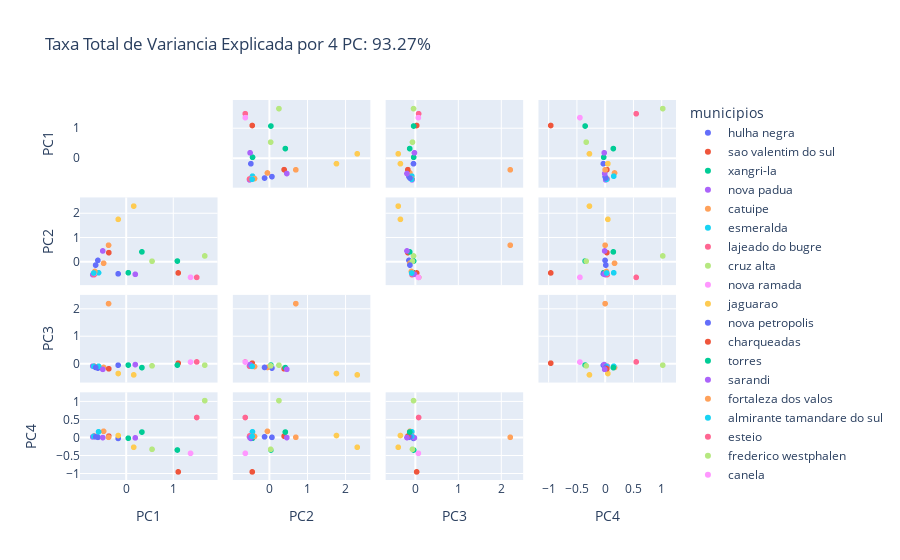

This figure's notebook cell:
### Code cell
total_var = pca.explained_variance_ratio_.sum() * 100

fig = px.scatter_matrix(
    df_pca,
    title=f'Taxa Total de Variancia Explicada por 4 PC: {total_var:.2f}%',
    dimensions=df_pca.columns,
    color=df_pca.index,
)
fig.update_traces(diagonal_visible=False)
fig.show()

""" Foi utilizado a biblioteca Plotly para a visualização dos dados. Documentação do gráfico PCA: https://plotly.com/python/pca-visualization/"""

### Figure 1 — Plotly figure (JSON) as saved in the notebook; plotly's stock layout.template omitted (floating-point values rounded to 4 significant figures)
{"data": [{"diagonal": {"visible": false}, "dimensions": [{"axis": {"matches": true}, "label": "PC1", "values": [-0.6016]}, {"axis": {"matches": true}, "label": "PC2", "values": [0.07544]}, {"axis": {"matches": true}, "label": "PC3", "values": [-0.1458]}, {"axis": {"matches": true}, "label": "PC4", "values": [0.006247]}], "hovertemplate": "municipios=hulha negra<br>%{xaxis.title.text}=%{x}<br>%{yaxis.title.text}=%{y}<extra></extra>", "legendgroup": "hulha negra", "marker": {"color": "#636efa", "symbol": "circle"}, "name": "hulha negra", "showlegend": true, "type": "splom"}, {"diagonal": {"visible": false}, "dimensions": [{"axis": {"matches": true}, "label": "PC1", "values": [-0.6823]}, {"axis": {"matches": true}, "label": "PC2", "values": [-0.5123]}, {"axis": {"matches": true}, "label": "PC3", "values": [-0.07223]}, {"axis": {"matches": true}, "label": "PC4", "values": [0.0197]}], "hovertemplate": "municipios=sao valentim do sul<br>%{xaxis.title.text}=%{x}<br>%{yaxis.title.text}=%{y}<extra></extra>", "legendgroup": "sao valentim do sul", "marker": {"color": "#EF553B", "symbol": "circle"}, "name": "sao valentim do sul", "showlegend": true, "type": "splom"}, {"diagonal": {"visible": false}, "dimensions": [{"axis": {"matches": true}, "label": "PC1", "values": [0.0444]}, {"axis": {"matches": true}, "label": "PC2", "values": [-0.4341]}, {"axis": {"matches": true}, "label": "PC3", "values": [-0.03556]}, {"axis": {"matches": true}, "label": "PC4", "values": [-0.01799]}], "hovertemplate": "municipios=xangri-la<br>%{xaxis.title.text}=%{x}<br>%{yaxis.title.text}=%{y}<extra></extra>", "legendgroup": "xangri-la", "marker": {"color": "#00cc96", "symbol": "circle"}, "name": "xangri-la", "showlegend": true, "type": "splom"}, {"diagonal": {"visible": false}, "dimensions": [{"axis": {"matches": true}, "label": "PC1", "values": [-0.7104]}, {"axis": {"matches": true}, "label": "PC2", "values": [-0.5124]}, {"axis": {"matches": true}, "label": "PC3", "values": [-0.07366]}, {"axis": {"matches": true}, "label": "PC4", "values": [0.01782]}], "hovertemplate": "municipios=nova padua<br>%{xaxis.title.text}=%{x}<br>%{yaxis.title.text}=%{y}<extra></extra>", "legendgroup": "nova padua", "marker": {"color": "#ab63fa", "symbol": "circle"}, "name": "nova padua", "showlegend": true, "type": "splom"}, {"diagonal": {"visible": false}, "dimensions": [{"axis": {"matches": true}, "label": "PC1", "values": [-0.4794]}, {"axis": {"matches": true}, "label": "PC2", "values": [-0.04258]}, {"axis": {"matches": true}, "label": "PC3", "values": [-0.1229]}, {"axis": {"matches": true}, "label": "PC4", "values": [0.1738]}], "hovertemplate": "municipios=catuipe<br>%{xaxis.title.text}=%{x}<br>%{yaxis.title.text}=%{y}<extra></extra>", "legendgroup": "catuipe", "marker": {"color": "#FFA15A", "symbol": "circle"}, "name": "catuipe", "showlegend": true, "type": "splom"}, {"diagonal": {"visible": false}, "dimensions": [{"axis": {"matches": true}, "label": "PC1", "values": [-0.5868]}, {"axis": {"matches": true}, "label": "PC2", "values": [-0.4362]}, {"axis": {"matches": true}, "label": "PC3", "values": [-0.07795]}, {"axis": {"matches": true}, "label": "PC4", "values": [0.1597]}], "hovertemplate": "municipios=esmeralda<br>%{xaxis.title.text}=%{x}<br>%{yaxis.title.text}=%{y}<extra></extra>", "legendgroup": "esmeralda", "marker": {"color": "#19d3f3", "symbol": "circle"}, "name": "esmeralda", "showlegend": true, "type": "splom"}, {"diagonal": {"visible": false}, "dimensions": [{"axis": {"matches": true}, "label": "PC1", "values": [-0.6814]}, {"axis": {"matches": true}, "label": "PC2", "values": [-0.5094]}, {"axis": {"matches": true}, "label": "PC3", "values": [-0.0732]}, {"axis": {"matches": true}, "label": "PC4", "values": [0.04561]}], "hovertemplate": "municipios=lajeado do bugre<br>%{xaxis.title.text}=%{x}<br>%{yaxis.title.text}=%{y}<extra></extra>", "legendgroup": "lajeado do bugre", "marker": {"color": "#FF6692", "symbol": "circle"}, "name": "lajeado do bugre", "showlegend": true, "type": "splom"}, {"diagonal": {"visible": false}, "dimensions": [{"axis": {"matches": true}, "label": "PC1", "values": [1.669]}, {"axis": {"matches": true}, "label": "PC2", "values": [0.2595]}, {"axis": {"matches": true}, "label": "PC3", "values": [-0.03873]}, {"axis": {"matches": true}, "label": "PC4", "values": [1.027]}], "hovertemplate": "municipios=cruz alta<br>%{xaxis.title.text}=%{x}<br>%{yaxis.title.text}=%{y}<extra></extra>", "legendgroup": "cruz alta", "marker": {"color": "#B6E880", "symbol": "circle"}, "name": "cruz alta", "showlegend": true, "type": "splom"}, {"diagonal": {"visible": false}, "dimensions": [{"axis": {"matches": true}, "label": "PC1", "values": [-0.6808]}, {"axis": {"matches": true}, "label": "PC2", "values": [-0.444]}, {"axis": {"matches": true}, "label": "PC3", "values": [-0.08191]}, {"axis": {"matches": true}, "label": "PC4", "values": [0.03993]}], "hovertemplate": "municipios=nova ramada<br>%{xaxis.title.text}=%{x}<br>%{yaxis.title.text}=%{y}<extra></extra>", "legendgroup": "nova ramada", "marker": {"color": "#FF97FF", "symbol": "circle"}, "name": "nova ramada", "showlegend": true, "type": "splom"}, {"diagonal": {"visible": false}, "dimensions": [{"axis": {"matches": true}, "label": "PC1", "values": [0.1598]}, {"axis": {"matches": true}, "label": "PC2", "values": [2.316]}, {"axis": {"matches": true}, "label": "PC3", "values": [-0.3941]}, {"axis": {"matches": true}, "label": "PC4", "values": [-0.2698]}], "hovertemplate": "municipios=jaguarao<br>%{xaxis.title.text}=%{x}<br>%{yaxis.title.text}=%{y}<extra></extra>", "legendgroup": "jaguarao", "marker": {"color": "#FECB52", "symbol": "circle"}, "name": "jaguarao", "showlegend": true, "type": "splom"}, {"diagonal": {"visible": false}, "dimensions": [{"axis": {"matches": true}, "label": "PC1", "values": [-0.1705]}, {"axis": {"matches": true}, "label": "PC2", "values": [-0.4777]}, {"axis": {"matches": true}, "label": "PC3", "values": [-0.03931]}, {"axis": {"matches": true}, "label": "PC4", "values": [-0.02381]}], "hovertemplate": "municipios=nova petropolis<br>%{xaxis.title.text}=%{x}<br>%{yaxis.title.text}=%{y}<extra></extra>", "legendgroup": "nova petropolis", "marker": {"color": "#636efa", "symbol": "circle"}, "name": "nova petropolis", "showlegend": true, "type": "splom"}, {"diagonal": {"visible": false}, "dimensions": [{"axis": {"matches": true}, "label": "PC1", "values": [1.106]}, {"axis": {"matches": true}, "label": "PC2", "values": [-0.4419]}, {"axis": {"matches": true}, "label": "PC3", "values": [0.03415]}, {"axis": {"matches": true}, "label": "PC4", "values": [-0.9543]}], "hovertemplate": "municipios=charqueadas<br>%{xaxis.title.text}=%{x}<br>%{yaxis.title.text}=%{y}<extra></extra>", "legendgroup": "charqueadas", "marker": {"color": "#EF553B", "symbol": "circle"}, "name": "charqueadas", "showlegend": true, "type": "splom"}, {"diagonal": {"visible": false}, "dimensions": [{"axis": {"matches": true}, "label": "PC1", "values": [1.088]}, {"axis": {"matches": true}, "label": "PC2", "values": [0.04869]}, {"axis": {"matches": true}, "label": "PC3", "values": [-0.0363]}, {"axis": {"matches": true}, "label": "PC4", "values": [-0.3463]}], "hovertemplate": "municipios=torres<br>%{xaxis.title.text}=%{x}<br>%{yaxis.title.text}=%{y}<extra></extra>", "legendgroup": "torres", "marker": {"color": "#00cc96", "symbol": "circle"}, "name": "torres", "showlegend": true, "type": "splom"}, {"diagonal": {"visible": false}, "dimensions": [{"axis": {"matches": true}, "label": "PC1", "values": [0.1932]}, {"axis": {"matches": true}, "label": "PC2", "values": [-0.4988]}, {"axis": {"matches": true}, "label": "PC3", "values": [-0.01777]}, {"axis": {"matches": true}, "label": "PC4", "values": [-0.008377]}], "hovertemplate": "municipios=sarandi<br>%{xaxis.title.text}=%{x}<br>%{yaxis.title.text}=%{y}<extra></extra>", "legendgroup": "sarandi", "marker": {"color": "#ab63fa", "symbol": "circle"}, "name": "sarandi", "showlegend": true, "type": "splom"}, {"diagonal": {"visible": false}, "dimensions": [{"axis": {"matches": true}, "label": "PC1", "values": [-0.6664]}, {"axis": {"matches": true}, "label": "PC2", "values": [-0.3819]}, {"axis": {"matches": true}, "label": "PC3", "values": [-0.0884]}, {"axis": {"matches": true}, "label": "PC4", "values": [0.03049]}], "hovertemplate": "municipios=fortaleza dos valos<br>%{xaxis.title.text}=%{x}<br>%{yaxis.title.text}=%{y}<extra></extra>", "legendgroup": "fortaleza dos valos", "marker": {"color": "#FFA15A", "symbol": "circle"}, "name": "fortaleza dos valos", "showlegend": true, "type": "splom"}, {"diagonal": {"visible": false}, "dimensions": [{"axis": {"matches": true}, "label": "PC1", "values": [-0.6907]}, {"axis": {"matches": true}, "label": "PC2", "values": [-0.4448]}, {"axis": {"matches": true}, "label": "PC3", "values": [-0.08231]}, {"axis": {"matches": true}, "label": "PC4", "values": [0.03452]}], "hovertemplate": "municipios=almirante tamandare do sul<br>%{xaxis.title.text}=%{x}<br>%{yaxis.title.text}=%{y}<extra></extra>", "legendgroup": "almirante tamandare do sul", "marker": {"color": "#19d3f3", "symbol": "circle"}, "name": "almirante tamandare do sul", "showlegend": true, "type": "splom"}, {"diagonal": {"visible": false}, "dimensions": [{"axis": {"matches": true}, "label": "PC1", "values": [1.499]}, {"axis": {"matches": true}, "label": "PC2", "values": [-0.6256]}, {"axis": {"matches": true}, "label": "PC3", "values": [0.08001]}, {"axis": {"matches": true}, "label": "PC4", "values": [0.5572]}], "hovertemplate": "municipios=esteio<br>%{xaxis.title.text}=%{x}<br>%{yaxis.title.text}=%{y}<extra></extra>", "legendgroup": "esteio", "marker": {"color": "#FF6692", "symbol": "circle"}, "name": "esteio", "showlegend": true, "type": "splom"}, {"diagonal": {"visible": false}, "dimensions": [{"axis": {"matches": true}, "label": "PC1", "values": [0.5493]}, {"axis": {"matches": true}, "label": "PC2", "values": [0.04203]}, {"axis": {"matches": true}, "label": "PC3", "values": [-0.06334]}, {"axis": {"matches": true}, "label": "PC4", "values": [-0.327]}], "hovertemplate": "municipios=frederico westphalen<br>%{xaxis.title.text}=%{x}<br>%{yaxis.title.text}=%{y}<extra></extra>", "legendgroup": "frederico westphalen", "marker": {"color": "#B6E880", "symbol": "circle"}, "name": "frederico westphalen", "showlegend": true, "type": "splom"}, {"diagonal": {"visible": false}, "dimensions": [{"axis": {"matches": true}, "label": "PC1", "values": [1.367]}, {"axis": {"matches": true}, "label": "PC2", "values": [-0.624]}, {"axis": {"matches": true}, "label": "PC3", "values": [0.07422]}, {"axis": {"matches": true}, "label": "PC4", "values": [-0.4387]}], "hovertemplate": "municipios=canela<br>%{xaxis.title.text}=%{x}<br>%{yaxis.title.text}=%{y}<extra></extra>", "legendgroup": "canela", "marker": {"color": "#FF97FF", "symbol": "circle"}, "name": "canela", "showlegend": true, "type": "splom"}, {"diagonal": {"visible": false}, "dimensions": [{"axis": {"matches": true}, "label": "PC1", "values": [-0.1696]}, {"axis": {"matches": true}, "label": "PC2", "values": [1.77]}, {"axis": {"matches": true}, "label": "PC3", "values": [-0.3437]}, {"axis": {"matches": true}, "label": "PC4", "values": [0.05617]}], "hovertemplate": "municipios=piratini<br>%{xaxis.title.text}=%{x}<br>%{yaxis.title.text}=%{y}<extra></extra>", "legendgroup": "piratini", "marker": {"color": "#FECB52", "symbol": "circle"}, "name": "piratini", "showlegend": true, "type": "splom"}, {"diagonal": {"visible": false}, "dimensions": [{"axis": {"matches": true}, "label": "PC1", "values": [-0.6492]}, {"axis": {"matches": true}, "label": "PC2", "values": [-0.119]}, {"axis": {"matches": true}, "label": "PC3", "values": [-0.1222]}, {"axis": {"matches": true}, "label": "PC4", "values": [0.01968]}], "hovertemplate": "municipios=vale verde<br>%{xaxis.title.text}=%{x}<br>%{yaxis.title.text}=%{y}<extra></extra>", "legendgroup": "vale verde", "marker": {"color": "#636efa", "symbol": "circle"}, "name": "vale verde", "showlegend": true, "type": "splom"}, {"diagonal": {"visible": false}, "dimensions": [{"axis": {"matches": true}, "label": "PC1", "values": [-0.3689]}, {"axis": {"matches": true}, "label": "PC2", "values": [0.3957]}, {"axis": {"matches": true}, "label": "PC3", "values": [-0.1713]}, {"axis": {"matches": true}, "label": "PC4", "values": [0.03871]}], "hovertemplate": "municipios=restinga seca<br>%{xaxis.title.text}=%{x}<br>%{yaxis.title.text}=%{y}<extra></extra>", "legendgroup": "restinga seca", "marker": {"color": "#EF553B", "symbol": "circle"}, "name": "restinga seca", "showlegend": true, "type": "splom"}, {"diagonal": {"visible": false}, "dimensions": [{"axis": {"matches": true}, "label": "PC1", "values": [0.3343]}, {"axis": {"matches": true}, "label": "PC2", "values": [0.4275]}, {"axis": {"matches": true}, "label": "PC3", "values": [-0.1282]}, {"axis": {"matches": true}, "label": "PC4", "values": [0.1528]}], "hovertemplate": "municipios=santo antonio da patrulha<br>%{xaxis.title.text}=%{x}<br>%{yaxis.title.text}=%{y}<extra></extra>", "legendgroup": "santo antonio da patrulha", "marker": {"color": "#00cc96", "symbol": "circle"}, "name": "santo antonio da patrulha", "showlegend": true, "type": "splom"}, {"diagonal": {"visible": false}, "dimensions": [{"axis": {"matches": true}, "label": "PC1", "values": [-0.4982]}, {"axis": {"matches": true}, "label": "PC2", "values": [0.466]}, {"axis": {"matches": true}, "label": "PC3", "values": [-0.1916]}, {"axis": {"matches": true}, "label": "PC4", "values": [-0.0006223]}], "hovertemplate": "municipios=passo do sobrado<br>%{xaxis.title.text}=%{x}<br>%{yaxis.title.text}=%{y}<extra></extra>", "legendgroup": "passo do sobrado", "marker": {"color": "#ab63fa", "symbol": "circle"}, "name": "passo do sobrado", "showlegend": true, "type": "splom"}, {"diagonal": {"visible": false}, "dimensions": [{"axis": {"matches": true}, "label": "PC1", "values": [-0.3742]}, {"axis": {"matches": true}, "label": "PC2", "values": [0.7028]}, {"axis": {"matches": true}, "label": "PC3", "values": [2.212]}, {"axis": {"matches": true}, "label": "PC4", "values": [0.007425]}], "hovertemplate": "municipios=sao sepe<br>%{xaxis.title.text}=%{x}<br>%{yaxis.title.text}=%{y}<extra></extra>", "legendgroup": "sao sepe", "marker": {"color": "#FFA15A", "symbol": "circle"}, "name": "sao sepe", "showlegend": true, "type": "splom"}], "layout": {"dragmode": "select", "legend": {"title": {"text": "municipios"}, "tracegroupgap": 0}, "title": {"text": "Taxa Total de Variancia Explicada por 4 PC: 93.27%"}}}
